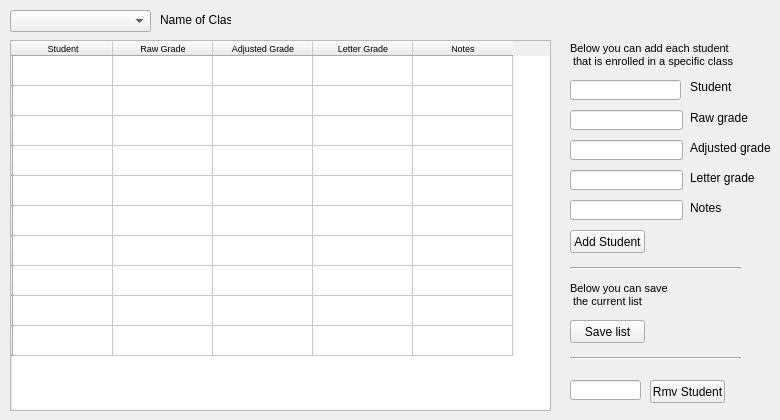
    <widget class="QWidget" name="students">
     <attribute name="title">
      <string>Students</string>
     </attribute>
     <widget class="QTableWidget" name="tableWidget_3">
      <property name="geometry">
       <rect>
        <x>10</x>
        <y>40</y>
        <width>541</width>
        <height>371</height>
       </rect>
      </property>
      <row>
       <property name="text">
        <string/>
       </property>
      </row>
      <row>
       <property name="text">
        <string/>
       </property>
      </row>
      <row>
       <property name="text">
        <string/>
       </property>
      </row>
      <row>
       <property name="text">
        <string/>
       </property>
      </row>
      <row>
       <property name="text">
        <string/>
       </property>
      </row>
      <row>
       <property name="text">
        <string/>
       </property>
      </row>
      <row>
       <property name="text">
        <string/>
       </property>
      </row>
      <row>
       <property name="text">
        <string/>
       </property>
      </row>
      <row>
       <property name="text">
        <string/>
       </property>
      </row>
      <row>
       <property name="text">
        <string/>
       </property>
      </row>
      <column>
       <property name="text">
        <string>Student</string>
       </property>
       <property name="font">
        <font>
         <pointsize>7</pointsize>
        </font>
       </property>
      </column>
      <column>
       <property name="text">
        <string>Raw Grade</string>
       </property>
       <property name="font">
        <font>
         <pointsize>7</pointsize>
        </font>
       </property>
      </column>
      <column>
       <property name="text">
        <string>Adjusted Grade</string>
       </property>
       <property name="font">
        <font>
         <pointsize>7</pointsize>
        </font>
       </property>
      </column>
      <column>
       <property name="text">
        <string>Letter Grade</string>
       </property>
       <property name="font">
        <font>
         <pointsize>7</pointsize>
        </font>
       </property>
      </column>
      <column>
       <property name="text">
        <string>Notes</string>
       </property>
       <property name="font">
        <font>
         <pointsize>7</pointsize>
        </font>
       </property>
      </column>
     </widget>
     <widget class="QComboBox" name="comboBox">
      <property name="geometry">
       <rect>
        <x>10</x>
        <y>10</y>
        <width>141</width>
        <height>22</height>
       </rect>
      </property>
     </widget>
     <widget class="QLabel" name="label">
      <property name="geometry">
       <rect>
        <x>160</x>
        <y>10</y>
        <width>71</width>
        <height>20</height>
       </rect>
      </property>
      <property name="text">
       <string>Name of Class</string>
      </property>
     </widget>
     <widget class="QLineEdit" name="rmvStudent">
      <property name="geometry">
       <rect>
        <x>570</x>
        <y>380</y>
        <width>71</width>
        <height>20</height>
       </rect>
      </property>
     </widget>
     <widget class="QPushButton" name="pushButton_2">
      <property name="geometry">
       <rect>
        <x>650</x>
        <y>380</y>
        <width>75</width>
        <height>23</height>
       </rect>
      </property>
      <property name="text">
       <string>Rmv Student</string>
      </property>
     </widget>
     <widget class="QPushButton" name="pushButton_7">
      <property name="geometry">
       <rect>
        <x>570</x>
        <y>230</y>
        <width>75</width>
        <height>23</height>
       </rect>
      </property>
      <property name="whatsThis">
       <string notr="true"/>
      </property>
      <property name="accessibleDescription">
       <string/>
      </property>
      <property name="text">
       <string>Add Student</string>
      </property>
     </widget>
     <widget class="QLineEdit" name="studentName">
      <property name="geometry">
       <rect>
        <x>570</x>
        <y>80</y>
        <width>111</width>
        <height>20</height>
       </rect>
      </property>
     </widget>
     <widget class="QPushButton" name="pushButton_9">
      <property name="geometry">
       <rect>
        <x>570</x>
        <y>320</y>
        <width>75</width>
        <height>23</height>
       </rect>
      </property>
      <property name="text">
       <string>Save list</string>
      </property>
     </widget>
     <widget class="QLineEdit" name="rawGrade">
      <property name="geometry">
       <rect>
        <x>570</x>
        <y>110</y>
        <width>113</width>
        <height>20</height>
       </rect>
      </property>
     </widget>
     <widget class="QLineEdit" name="adjustedGrade">
      <property name="geometry">
       <rect>
        <x>570</x>
        <y>140</y>
        <width>113</width>
        <height>20</height>
       </rect>
      </property>
     </widget>
     <widget class="QLineEdit" name="letterGrade">
      <property name="geometry">
       <rect>
        <x>570</x>
        <y>170</y>
        <width>113</width>
        <height>20</height>
       </rect>
      </property>
     </widget>
     <widget class="QLineEdit" name="notes">
      <property name="geometry">
       <rect>
        <x>570</x>
        <y>200</y>
        <width>113</width>
        <height>20</height>
       </rect>
      </property>
     </widget>
     <widget class="QLabel" name="label_16">
      <property name="geometry">
       <rect>
        <x>690</x>
        <y>80</y>
        <width>46</width>
        <height>13</height>
       </rect>
      </property>
      <property name="text">
       <string>Student</string>
      </property>
     </widget>
     <widget class="QLabel" name="label_17">
      <property name="geometry">
       <rect>
        <x>690</x>
        <y>110</y>
        <width>61</width>
        <height>16</height>
       </rect>
      </property>
      <property name="text">
       <string>Raw grade</string>
      </property>
     </widget>
     <widget class="QLabel" name="label_18">
      <property name="geometry">
       <rect>
        <x>690</x>
        <y>140</y>
        <width>81</width>
        <height>16</height>
       </rect>
      </property>
      <property name="text">
       <string>Adjusted grade</string>
      </property>
     </widget>
     <widget class="QLabel" name="label_19">
      <property name="geometry">
       <rect>
        <x>690</x>
        <y>170</y>
        <width>71</width>
        <height>16</height>
       </rect>
      </property>
      <property name="text">
       <string>Letter grade</string>
      </property>
     </widget>
     <widget class="QLabel" name="label_20">
      <property name="geometry">
       <rect>
        <x>690</x>
        <y>200</y>
        <width>61</width>
        <height>16</height>
       </rect>
      </property>
      <property name="text">
       <string>Notes</string>
      </property>
     </widget>
     <widget class="Line" name="line_4">
      <property name="geometry">
       <rect>
        <x>570</x>
        <y>260</y>
        <width>171</width>
        <height>16</height>
       </rect>
      </property>
      <property name="orientation">
       <enum>Qt::Horizontal</enum>
      </property>
     </widget>
     <widget class="Line" name="line_5">
      <property name="geometry">
       <rect>
        <x>570</x>
        <y>350</y>
        <width>171</width>
        <height>16</height>
       </rect>
      </property>
      <property name="orientation">
       <enum>Qt::Horizontal</enum>
      </property>
     </widget>
     <widget class="QLabel" name="label_21">
      <property name="geometry">
       <rect>
        <x>570</x>
        <y>280</y>
        <width>111</width>
        <height>31</height>
       </rect>
      </property>
      <property name="text">
       <string>&lt;!DOCTYPE HTML PUBLIC &quot;-//W3C//DTD HTML 4.0//EN&quot; &quot;http://www.w3.org/TR/REC-html40/strict.dtd&quot;&gt;
&lt;html&gt;&lt;head&gt;&lt;meta name=&quot;qrichtext&quot; content=&quot;1&quot; /&gt;&lt;style type=&quot;text/css&quot;&gt;
p, li { white-space: pre-wrap; }
&lt;/style&gt;&lt;/head&gt;&lt;body style=&quot; font-family:'MS Shell Dlg 2'; font-size:8.25pt; font-weight:400; font-style:normal;&quot;&gt;
&lt;p style=&quot; margin-top:0px; margin-bottom:0px; margin-left:0px; margin-right:0px; -qt-block-indent:0; text-indent:0px;&quot;&gt;&lt;span style=&quot; font-size:8pt;&quot;&gt;Below you can save&lt;/span&gt;&lt;/p&gt;
&lt;p style=&quot; margin-top:0px; margin-bottom:0px; margin-left:0px; margin-right:0px; -qt-block-indent:0; text-indent:0px;&quot;&gt;&lt;span style=&quot; font-size:8pt;&quot;&gt; the current list&lt;/span&gt;&lt;/p&gt;&lt;/body&gt;&lt;/html&gt;</string>
      </property>
     </widget>
     <widget class="QLabel" name="label_22">
      <property name="geometry">
       <rect>
        <x>570</x>
        <y>40</y>
        <width>171</width>
        <height>31</height>
       </rect>
      </property>
      <property name="text">
       <string>&lt;!DOCTYPE HTML PUBLIC &quot;-//W3C//DTD HTML 4.0//EN&quot; &quot;http://www.w3.org/TR/REC-html40/strict.dtd&quot;&gt;
&lt;html&gt;&lt;head&gt;&lt;meta name=&quot;qrichtext&quot; content=&quot;1&quot; /&gt;&lt;style type=&quot;text/css&quot;&gt;
p, li { white-space: pre-wrap; }
&lt;/style&gt;&lt;/head&gt;&lt;body style=&quot; font-family:'MS Shell Dlg 2'; font-size:8.25pt; font-weight:400; font-style:normal;&quot;&gt;
&lt;p style=&quot; margin-top:0px; margin-bottom:0px; margin-left:0px; margin-right:0px; -qt-block-indent:0; text-indent:0px;&quot;&gt;&lt;span style=&quot; font-size:8pt;&quot;&gt;Below you can add each student&lt;/span&gt;&lt;/p&gt;
&lt;p style=&quot; margin-top:0px; margin-bottom:0px; margin-left:0px; margin-right:0px; -qt-block-indent:0; text-indent:0px;&quot;&gt;&lt;span style=&quot; font-size:8pt;&quot;&gt; that is enrolled in a specific class&lt;/span&gt;&lt;/p&gt;&lt;/body&gt;&lt;/html&gt;</string>
      </property>
     </widget>
    </widget>
